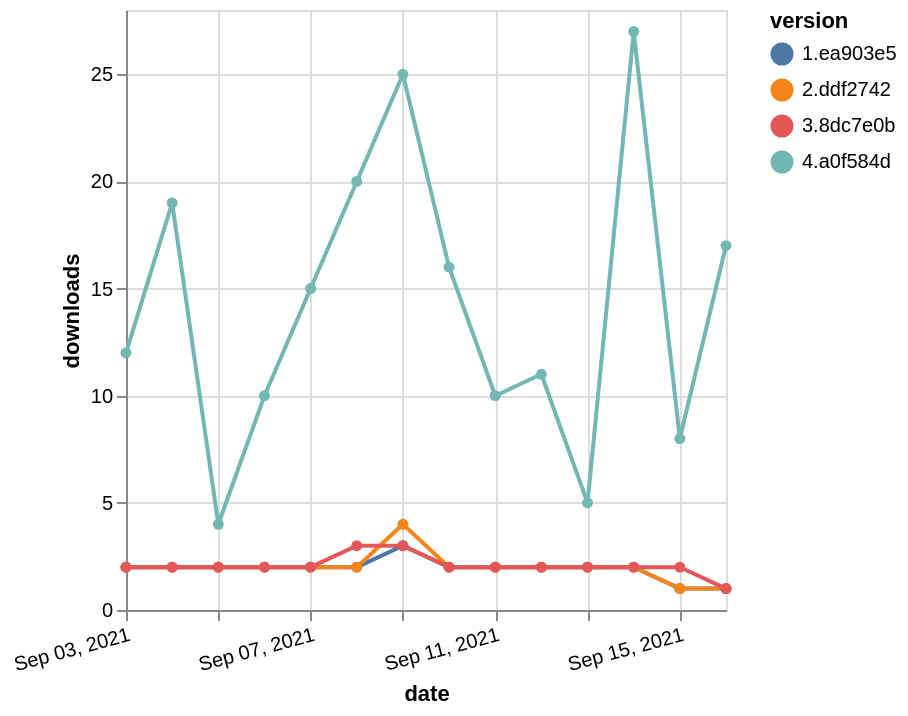

Write a Vega-Lite specification for this figure.
### Vega-Lite specification from a JSON file in a GitHub repository (floating-point values rounded to 4 significant figures)
{"$schema": "https://vega.github.io/schema/vega-lite/v5.json", "description": "A simple bar chart with embedded data.", "data": {"values": [{"date": "2021-09-03", "total": 1415, "delta": 2, "version": "1.ea903e5"}, {"date": "2021-09-04", "total": 1417, "delta": 2, "version": "1.ea903e5"}, {"date": "2021-09-05", "total": 1419, "delta": 2, "version": "1.ea903e5"}, {"date": "2021-09-06", "total": 1421, "delta": 2, "version": "1.ea903e5"}, {"date": "2021-09-07", "total": 1423, "delta": 2, "version": "1.ea903e5"}, {"date": "2021-09-08", "total": 1425, "delta": 2, "version": "1.ea903e5"}, {"date": "2021-09-09", "total": 1428, "delta": 3, "version": "1.ea903e5"}, {"date": "2021-09-10", "total": 1430, "delta": 2, "version": "1.ea903e5"}, {"date": "2021-09-11", "total": 1432, "delta": 2, "version": "1.ea903e5"}, {"date": "2021-09-12", "total": 1434, "delta": 2, "version": "1.ea903e5"}, {"date": "2021-09-13", "total": 1436, "delta": 2, "version": "1.ea903e5"}, {"date": "2021-09-14", "total": 1438, "delta": 2, "version": "1.ea903e5"}, {"date": "2021-09-15", "total": 1439, "delta": 1, "version": "1.ea903e5"}, {"date": "2021-09-16", "total": 1440, "delta": 1, "version": "1.ea903e5"}, {"date": "2021-09-03", "total": 1217, "delta": 2, "version": "2.ddf2742"}, {"date": "2021-09-04", "total": 1219, "delta": 2, "version": "2.ddf2742"}, {"date": "2021-09-05", "total": 1221, "delta": 2, "version": "2.ddf2742"}, {"date": "2021-09-06", "total": 1223, "delta": 2, "version": "2.ddf2742"}, {"date": "2021-09-07", "total": 1225, "delta": 2, "version": "2.ddf2742"}, {"date": "2021-09-08", "total": 1227, "delta": 2, "version": "2.ddf2742"}, {"date": "2021-09-09", "total": 1231, "delta": 4, "version": "2.ddf2742"}, {"date": "2021-09-10", "total": 1233, "delta": 2, "version": "2.ddf2742"}, {"date": "2021-09-11", "total": 1235, "delta": 2, "version": "2.ddf2742"}, {"date": "2021-09-12", "total": 1237, "delta": 2, "version": "2.ddf2742"}, {"date": "2021-09-13", "total": 1239, "delta": 2, "version": "2.ddf2742"}, {"date": "2021-09-14", "total": 1241, "delta": 2, "version": "2.ddf2742"}, {"date": "2021-09-15", "total": 1242, "delta": 1, "version": "2.ddf2742"}, {"date": "2021-09-16", "total": 1243, "delta": 1, "version": "2.ddf2742"}, {"date": "2021-09-03", "total": 716, "delta": 2, "version": "3.8dc7e0b"}, {"date": "2021-09-04", "total": 718, "delta": 2, "version": "3.8dc7e0b"}, {"date": "2021-09-05", "total": 720, "delta": 2, "version": "3.8dc7e0b"}, {"date": "2021-09-06", "total": 722, "delta": 2, "version": "3.8dc7e0b"}, {"date": "2021-09-07", "total": 724, "delta": 2, "version": "3.8dc7e0b"}, {"date": "2021-09-08", "total": 727, "delta": 3, "version": "3.8dc7e0b"}, {"date": "2021-09-09", "total": 730, "delta": 3, "version": "3.8dc7e0b"}, {"date": "2021-09-10", "total": 732, "delta": 2, "version": "3.8dc7e0b"}, {"date": "2021-09-11", "total": 734, "delta": 2, "version": "3.8dc7e0b"}, {"date": "2021-09-12", "total": 736, "delta": 2, "version": "3.8dc7e0b"}, {"date": "2021-09-13", "total": 738, "delta": 2, "version": "3.8dc7e0b"}, {"date": "2021-09-14", "total": 740, "delta": 2, "version": "3.8dc7e0b"}, {"date": "2021-09-15", "total": 742, "delta": 2, "version": "3.8dc7e0b"}, {"date": "2021-09-16", "total": 743, "delta": 1, "version": "3.8dc7e0b"}, {"date": "2021-09-03", "total": 3563, "delta": 12, "version": "4.a0f584d"}, {"date": "2021-09-04", "total": 3582, "delta": 19, "version": "4.a0f584d"}, {"date": "2021-09-05", "total": 3586, "delta": 4, "version": "4.a0f584d"}, {"date": "2021-09-06", "total": 3596, "delta": 10, "version": "4.a0f584d"}, {"date": "2021-09-07", "total": 3611, "delta": 15, "version": "4.a0f584d"}, {"date": "2021-09-08", "total": 3631, "delta": 20, "version": "4.a0f584d"}, {"date": "2021-09-09", "total": 3656, "delta": 25, "version": "4.a0f584d"}, {"date": "2021-09-10", "total": 3672, "delta": 16, "version": "4.a0f584d"}, {"date": "2021-09-11", "total": 3682, "delta": 10, "version": "4.a0f584d"}, {"date": "2021-09-12", "total": 3693, "delta": 11, "version": "4.a0f584d"}, {"date": "2021-09-13", "total": 3698, "delta": 5, "version": "4.a0f584d"}, {"date": "2021-09-14", "total": 3725, "delta": 27, "version": "4.a0f584d"}, {"date": "2021-09-15", "total": 3733, "delta": 8, "version": "4.a0f584d"}, {"date": "2021-09-16", "total": 3750, "delta": 17, "version": "4.a0f584d"}]}, "width": "container", "mark": {"type": "line", "point": {"filled": true}}, "encoding": {"x": {"field": "date", "type": "temporal", "timeUnit": "yearmonthdate", "title": "date", "axis": {"labelAngle": -15}}, "y": {"field": "delta", "type": "quantitative", "title": "downloads"}, "color": {"field": "version", "type": "nominal"}, "tooltip": {"field": "delta"}}}
